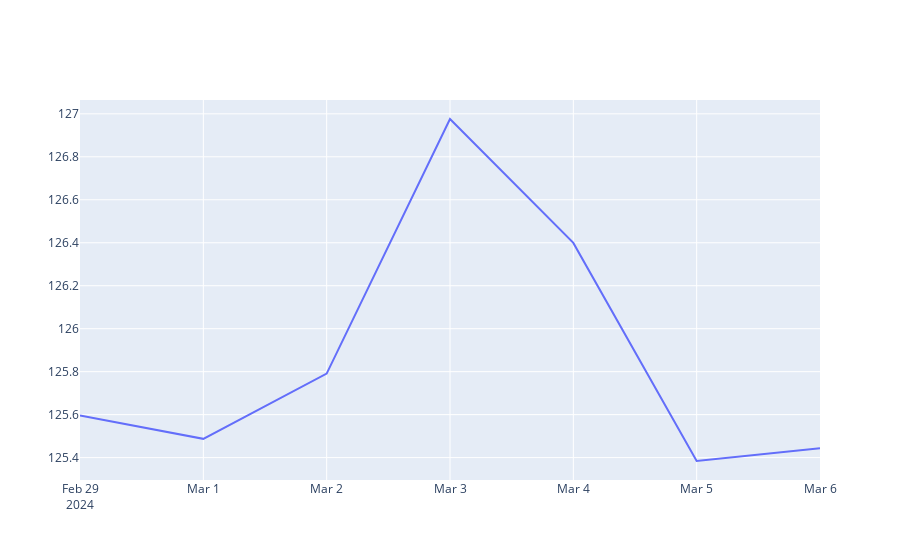

Write notebook code for a chart like this one.
### Code cell
fig = go.Figure()
fig.add_trace(go.Scatter(y=future_df['future Predictions'],x = future_df['future Predictions'].index,
                    mode='lines',name='Future forecasts '+ str(col1) ))
fig.show()

### Figure 1 — Plotly figure (JSON) as saved in the notebook; plotly's stock layout.template omitted (floating-point values rounded to 4 significant figures)
{"data": [{"mode": "lines", "name": "Future forecasts Close", "type": "scatter", "x": ["2024-02-29T00:00:00", "2024-03-01T00:00:00", "2024-03-02T00:00:00", "2024-03-03T00:00:00", "2024-03-04T00:00:00", "2024-03-05T00:00:00", "2024-03-06T00:00:00"], "y": [125.6, 125.5, 125.8, 127.0, 126.4, 125.4, 125.4]}], "layout": {"autosize": true, "xaxis": {"autorange": true, "range": ["2024-02-29", "2024-03-06"], "type": "date"}, "yaxis": {"autorange": true, "range": [125.3, 127.1], "type": "linear"}}}
